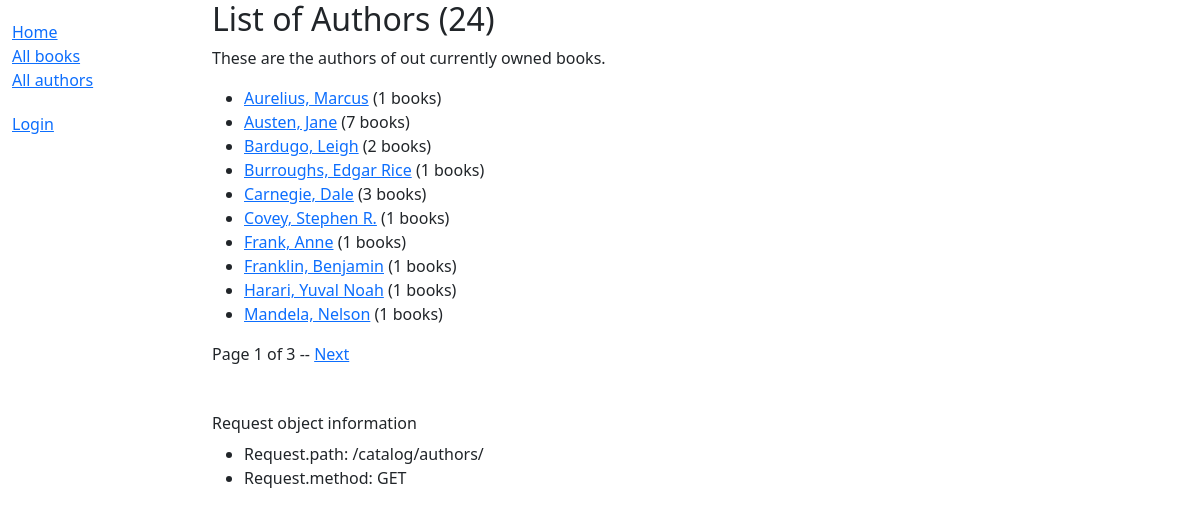
The app's page /catalog/authors/, older data.
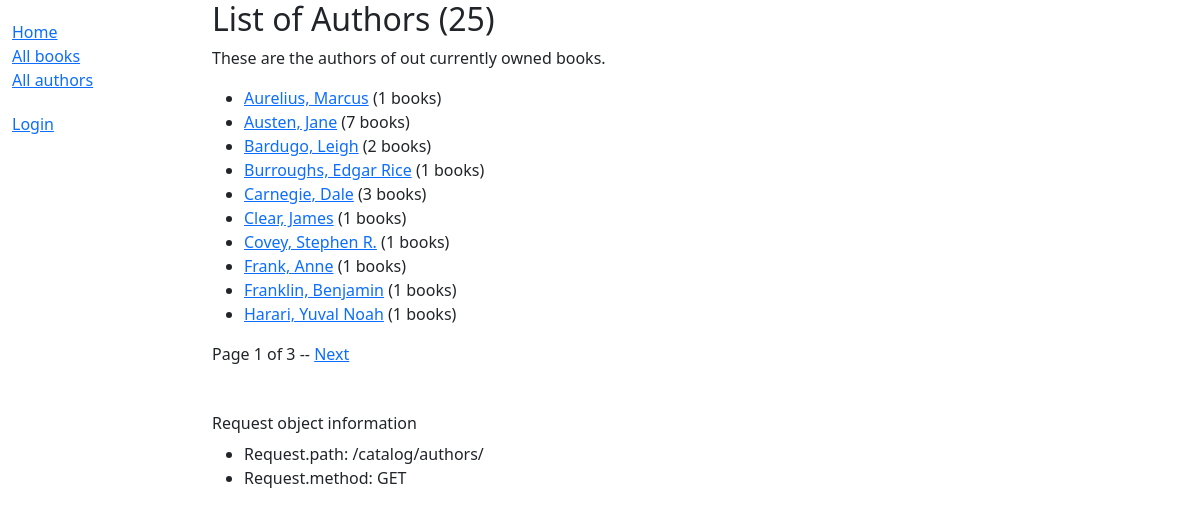
The same page, newer data.
### catalog/models.py (models this page shows)
class Author(models.Model):
    first_name = models.CharField(max_length=100)
    last_name = models.CharField(max_length=100)
    date_of_birth = models.DateField(null=True, blank=True)
    date_of_death = models.DateField('died', null=True, blank=True)
    class Meta:
        ordering = ['last_name', 'first_name']
    def get_absolute_url(self):
        return reverse('catalog:author-detail', args=[str(self.id)])
    def __str__(self) -> str:
        return f'{self.last_name}, {self.first_name}'

### catalog/views.py (the view)
# urls.py: path('authors/', views.AuthorListView.as_view(), name='authors'),
class AuthorListView(generic.ListView):
    model = Author
    paginate_by = 10
    def get_context_data(self, **kwargs: Any) -> dict[str, Any]:
        context = super().get_context_data(**kwargs)
        context['author_count'] = Author.objects.count()
        return context

### catalog/templates/catalog/author_list.html (shortened to what this page needs)
{% extends 'base_generic.html' %}
{% block content %}
    <h2>List of Authors ({{ author_count }})</h2>
    <p>These are the authors of out currently owned books.</p>
    <ul>
        {% for author in object_list %}
            <li>
                <a href="{{ author.get_absolute_url }}">{{ author }}</a>
                ({{ author.book_set.count }} books)
            </li>
        {% empty %}
            <p>There are no authors added yet.</p>
        {% endfor %}
    </ul>
{% endblock %}

Row changes from the older to the newer data that the page shows:
no longer on this page (row unchanged): Author: last_name+first_name "Mandela, Nelson", book_set.count "1"
added Author: last_name+first_name "Clear, James", book_set.count "1"
